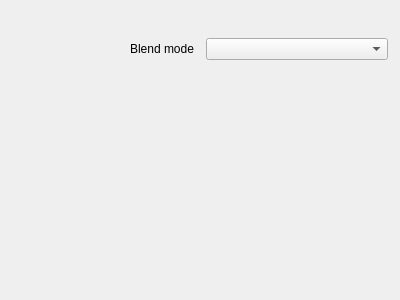
<?xml version="1.0" encoding="UTF-8"?>
<ui version="4.0">
 <class>TrackPropertiesWidget</class>
 <widget class="QWidget" name="TrackPropertiesWidget">
  <property name="geometry">
   <rect>
    <x>0</x>
    <y>0</y>
    <width>400</width>
    <height>300</height>
   </rect>
  </property>
  <property name="windowTitle">
   <string>Form</string>
  </property>
  <layout class="QVBoxLayout" name="verticalLayout">
   <property name="spacing">
    <number>12</number>
   </property>
   <property name="leftMargin">
    <number>12</number>
   </property>
   <property name="topMargin">
    <number>12</number>
   </property>
   <property name="rightMargin">
    <number>12</number>
   </property>
   <property name="bottomMargin">
    <number>12</number>
   </property>
   <item>
    <widget class="QLabel" name="nameLabel">
     <property name="font">
      <font>
       <weight>75</weight>
       <bold>true</bold>
      </font>
     </property>
     <property name="text">
      <string/>
     </property>
     <property name="alignment">
      <set>Qt::AlignCenter</set>
     </property>
    </widget>
   </item>
   <item>
    <layout class="QHBoxLayout" name="blendModeLayout">
     <item>
      <widget class="QLabel" name="blendModeLabel">
       <property name="text">
        <string>Blend mode</string>
       </property>
       <property name="alignment">
        <set>Qt::AlignRight|Qt::AlignTrailing|Qt::AlignVCenter</set>
       </property>
      </widget>
     </item>
     <item>
      <widget class="QComboBox" name="blendModeCombo">
       <property name="maxVisibleItems">
        <number>20</number>
       </property>
      </widget>
     </item>
    </layout>
   </item>
   <item>
    <spacer name="verticalSpacer">
     <property name="orientation">
      <enum>Qt::Vertical</enum>
     </property>
     <property name="sizeHint" stdset="0">
      <size>
       <width>20</width>
       <height>232</height>
      </size>
     </property>
    </spacer>
   </item>
  </layout>
 </widget>
 <resources/>
 <connections/>
</ui>
